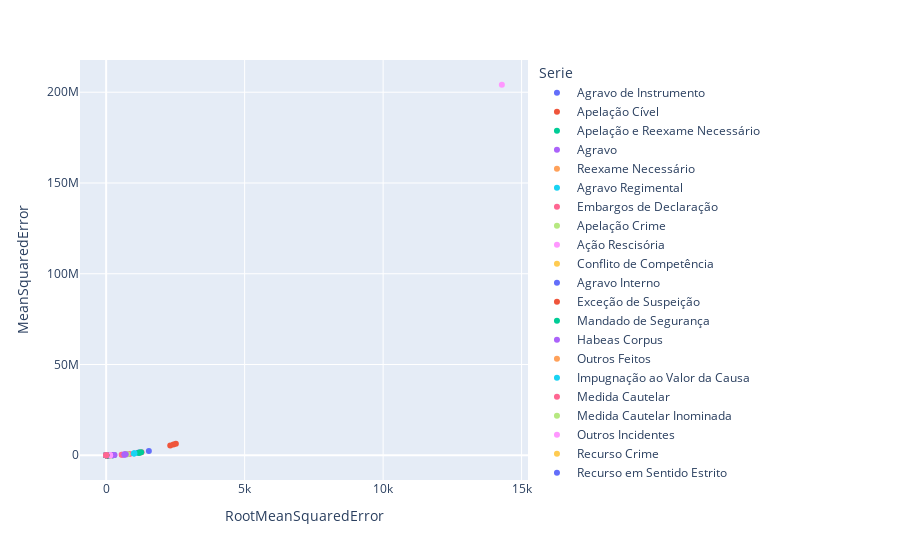

Notebook code cell kept with this figure:
### Code cell
scatter_plot_top20_year = px.scatter(SarimasResults, x="RootMeanSquaredError", y="MeanSquaredError",color='Serie')
pio.show(scatter_plot_top20_year)
